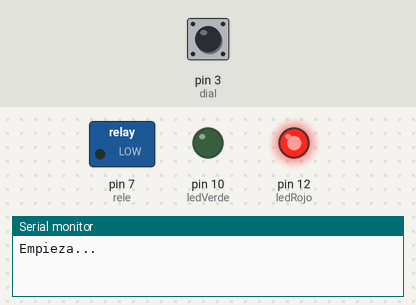
Bench run of a sketch on a simulated Arduino Uno, built with avr-gcc and run on an emulated ATmega328P. On the bench: switched loads named in the sketch (green lamp = pin HIGH), output pins drawn as LEDs (lit = HIGH), the last lines printed to the serial monitor. The inputs (shaded band) are chosen by the test bench; at power-on: pin 3 (dial) HIGH.

Above: at 1.2 s.
1.3 s: pin 3 (dial) pulled LOW for 0.15 s
At 3.6 s:
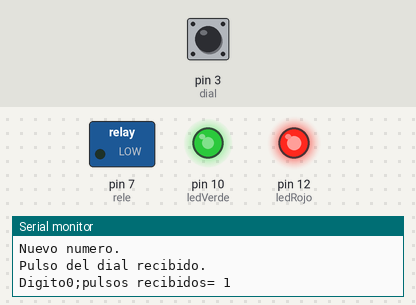
3.9 s: pin 3 (dial) pulled LOW for 1 s
At 4.7 s:
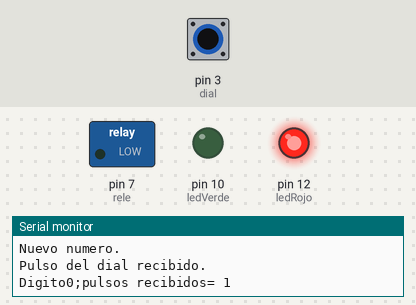
6.4 s: pin 3 (dial) pulled LOW for 0.15 s
At 7.3 s:
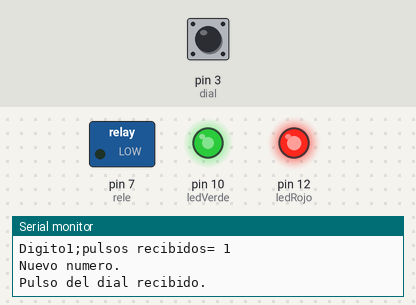
8.0 s: pin 3 (dial) pulled LOW for 3.2 s
At 14.7 s:
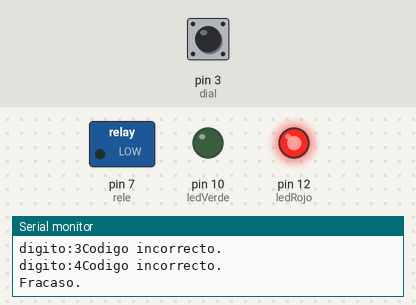
Timing chart, 0 to 15.1 s (numbered marks = the images above; inputs shaded):
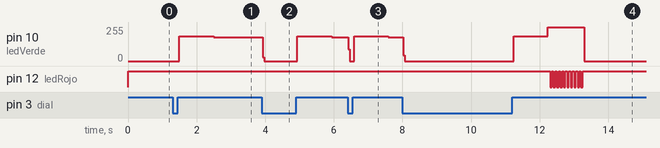

Measured:
- after the input at 1.3 s, pin 10 (ledVerde): 0/255 → 185/255 after 0.19 s, → 179/255 1.0 s later
- after the input at 3.9 s, pin 10 (ledVerde): 179/255 → 0/255 at once, → 185/255 1.0 s later, → 179/255 1.0 s later
- after the input at 6.4 s, pin 10 (ledVerde): 179/255 → 0/255 at once, → 185/255 0.17 s later, → 179/255 1.0 s later
- after the input at 8.0 s, pin 10 (ledVerde): 179/255 → 0/255 at once, → 185/255 3.2 s later, → 255/255 1.0 s later, → 0/255 1.1 s later; pin 12 (ledRojo): alternates HIGH for 0.05 s and LOW for 0.05 s, 20 changes in all, then stays HIGH, starting after 4.3 s

The sketch:

ARD_gondola_dial_rotatorio.ino
```cpp
/*

ARDGondolaDialRotatorio...

LED Verde en el pin D9.
LED Rojo en el pin D10.

Rele en el pin D8

Dial entre el pin D2 y GND directamente (NC, PULL UP).

*/

#include <avr/wdt.h>   // WatchDog

// Tiempos.
const unsigned long tiempoMarcado=10000UL;                // Milisegundos de NO actividad. (UL=Unsigned Long).
const unsigned long tiempoPorNumero=1000UL;               // Milisegundos de NO actividad (para un solo digito).
const unsigned long dialDecay=50UL;                       // Es el decaimimento de cada pulso, tiempo que se da para otro mas.(Debounce).
const unsigned long tiempoApertura=1000000UL;             // Tiempo de apertura (si se acierta). Puesto 16 minutos aprox.

// Codigo.
const int digitosCodigo=4;                                // Numero de digitos del codigo.
const int codigo[digitosCodigo]={6,4,0,3};  //codigo              // Codigo.


// Definicion pines.
const byte rele=7;                                        // Pin de salida, rele.
const byte ledVerde=10;                                   // Pin de salida, led.
const byte ledRojo=12;                                    // Pin de salida, led.
const byte dial=3;                                        // Pin de entrada, dial.


// Funciones booleanas.
boolean marcando=false;                                   // ¿Se esta usando el dial?.
boolean numeroMarcado=false;                              // ¿Un numero?.
boolean faseAcierto=false;                                // ¿Se acerto el codigo?.


// Tiempos de feedback.(No constantes).
unsigned long pulsoRecibidoMs=0;                          // Pulso recibido hace cero milisegundos.
unsigned long aciertoEmpezoMs=0;                          // Se acerto hace cero milisegundos.

// Enteros y booleanos no constantes.
int numeroPulsosDigitoActual=0;                           // Numero de pulsos recibidos del presente digito.
int indiceDigitoActual=0;                                 // Indice del digito, que lugar ocupa en la secuencia.
boolean dialPrevio;                                       // ¿Numero anterior?.
boolean dialActual;                                       // ¿Numero nuevo?.
int lecturas[digitosCodigo];                              // Array de lecturas, resultados.


void setup(){                                             // Configuracion.
wdt_disable();
Serial.begin(9600);                                       // Comienza comunicacion serial(debug).

pinMode(ledVerde,OUTPUT);                                 // Pin salida, LED Verde.
pinMode(ledRojo,OUTPUT);                                  // Pin salida, LED Rojo.
pinMode(rele,OUTPUT);                                     // Pin salida, rele.
pinMode(dial,INPUT_PULLUP);                               // Pin entrada, Dial.Pullup por ser NC=PULL_UP y NO=PULL_DOWN (esto se hace en analogico).

dialPrevio=digitalRead(dial);                             // Lectura del dial se convierte en el numero anterior.

Serial.println("Empieza...");                             // Imprime por el monitor serial:"Empieza...".
wdt_enable(WDTO_250MS); // WatchDog cada 250ms
}


void loop(){                                              // Ciclo de programa.
 wdt_reset();
digitalWrite(ledRojo,HIGH);                               // Enciende el LED Rojo, para status. La maquina va.
digitalWrite(ledVerde,LOW);                               // LED Verde Apagado.

 wdt_reset();
if(faseAcierto){                                          // Si el codigo es correcto...
  if(millis()-aciertoEmpezoMs<tiempoApertura){            // y mientras se este dentro del tiempo limite...
     wdt_reset();
    digitalWrite(ledVerde,HIGH);                          // enciende el LED Verde...
    digitalWrite(ledRojo,LOW);                            // ...apaga el LED Rojo...
    digitalWrite(rele,HIGH);                              // ..y activa el rele.
  }
  else{                                                     // De otra manera...
     wdt_reset();
    digitalWrite(ledVerde,LOW);                             // el LED Verde apagado...
    digitalWrite(ledRojo,HIGH);                             // ...el LED Rojo encendido..
    digitalWrite(rele,LOW);                                 // ...y el rele desactivado.
    faseAcierto=false;                                      // No se ha acertado.
    Serial.println("Fin del periodo de acierto.");          // Imprime por el monitor serial:"Fin del periodo de acierto".
}
}
if(marcando)digitalWrite(ledVerde,digitalRead(dial));     // Si se esta marcando, el LED parpadea a la vez que el dial.
 wdt_reset();
if(marcando&&millis()-pulsoRecibidoMs>tiempoMarcado){     // Si se superan los tiempos de marcado, se abandona la sesion, se resetea..
    wdt_reset();
   marcando=false;                                        // No se esta marcando.
   numeroMarcado=false;                                   // Ningun numero.
   numeroPulsosDigitoActual=0;                            // Ningun pulso se ha dado...(Reset).
   for (int i=0;i<10;i++){                                // Bucle para blink del LED Rojo, para saber que se ha superado el tiempo de marcado.
        wdt_reset();
       digitalWrite(ledRojo,LOW);                         // Apaga LED Rojo.
       delay(50);                                         // Delay 50 milisegundos.
       digitalWrite(ledRojo,HIGH);                        // Enciende LED Rojo.
       delay(50);                                         // Delay 50 milisegundos.
       wdt_reset();
}

Serial.println("Se ha alcanzado el tiempo limite.");      // Imprime por el monitor serial:"Se ha alcanzado el tiempo limite.".
}

if(numeroMarcado&&millis()-pulsoRecibidoMs>tiempoPorNumero){  // Si se acabo tiempo entre pulsos.
 wdt_reset();
   if(numeroPulsosDigitoActual==10){                          //El cero son 10 pulsos, tan solo se cambia ese valor.
     numeroPulsosDigitoActual=0;
 wdt_reset();
}
   if(numeroPulsosDigitoActual==11){                          // Proteccion contra error mecanico del dial...solo para el cero
     numeroPulsosDigitoActual=0;
}
 wdt_reset();
Serial.println();
Serial.print("Digito");                                   // Imprime por el monitor serial:"Digito".
Serial.print(indiceDigitoActual);                         // Imprime por el monitor serial el indice del digito actual.
Serial.print(";pulsos recibidos= ");                      // Imprime por el monitor serial:"pulsos recibidos=".
Serial.println(numeroPulsosDigitoActual);                 // Imprime por el monitor serial el numero de pulsos que es igual al numero salvo el cero(10 pulsos).

lecturas[indiceDigitoActual]=numeroPulsosDigitoActual;    // Se llena el array de lecturas con el numero de pulsos.

if(indiceDigitoActual+1==digitosCodigo){                  // Se cuenta de 0 a 6, por la sustraccion, y se acaba la sesion.
   Serial.println("Marcado terminado.");                  // Imprime por el monitor serial:"Marcado Terminado.".
    wdt_reset();
marcando=false;                                           // No se esta marcando.
boolean acierto=true;                                     // Funcion booleana acierto (=true).
 wdt_reset();
for(int i=0;i<digitosCodigo;i++){                         // Bucle para comparacion de lecturas y codigo.
  if(codigo[i]==lecturas[i]){                             // Si el codigo es igual a la lectura...(boolean acierto no cambia).
     wdt_reset();
    Serial.print("digito:");                              // Imprime por el monitor serial los digitos correctos del codigo.
    Serial.print(i+1);
    Serial.println("Codigo correcto.");
  }
  else{                                                   // De otra manera..
    Serial.print("digito:");                              // Imprime por el monitor serial los digitos incorrectos del codigo.
    Serial.print(i+1);
    Serial.println("Codigo incorrecto.");
    wdt_reset();
    acierto=false;                                        //...si cambia el valor de boolean acierto=false.(El codigo no es correcto).
  }
}
if(acierto){                                              // Si se acierta...
  Serial.println("Acierto.");                             // Imprime por el monitor serial:"Acierto.".
  faseAcierto=true;                                       // Empieza fase de acierto.(boolean).
   wdt_reset();
  aciertoEmpezoMs=millis();                               // El acierto empezo hace....milisegundos (desde el principio).
}
else{                                                     // De otra manera, si no se acierta...
  for (int i=0;i<10;i++){                                 // Bucle:El LED Rojo parpadea 10 veces como aviso de fallo en el codigo.
    digitalWrite(ledRojo,LOW);                            // Apaga el LED Rojo.
     wdt_reset();
    delay(50);                                            // Delay de 50 milisegundos.
    digitalWrite(ledRojo,HIGH);                           // Enciende el LED Rojo.
    delay(50);                                            // Delay de 50 milisegundos.
  }

  Serial.println("Fracaso.");                              // Imprime por el monitor serial:"Fracaso.".
}
Serial.println();
Serial.println();
Serial.println();
 wdt_reset();
}
numeroMarcado=false;                 // Aqui chequea si es correcto...
indiceDigitoActual++;                // ...uno por uno.
}
dialActual=digitalRead(dial);        // El nuevo numero es la nueva lectura.

if(dialActual!=dialPrevio&&dialActual==HIGH&&millis()-pulsoRecibidoMs>dialDecay){   // Si el nuevo no es como el anterior, y nuevo existe, y el tiempo es mayor que el decay
  if(!marcando){                                        // Si no se esta marcando....
    Serial.println();
    Serial.println();
    Serial.println("Empieza el marcado.");              // Imprime en el monitor serial:"Empieza el marcado.".
    wdt_reset();
    marcando=true;                                      // ...se esta marcando. xD.
    indiceDigitoActual=0;                               // Se vuelve al primer digito...
    numeroMarcado=false;                                // y se fuerza el reseteo.
  }
  if(!numeroMarcado){                                   // Si no hay numero nuevo....
    Serial.println();
    Serial.println("Nuevo numero.");                    // Imprime en el monitor serial:"Nuevo numero.".
     wdt_reset();
    numeroMarcado=true;                                 // ...hay numero nuevo.xD.
    numeroPulsosDigitoActual=0;                         // Se resetea el numero de pulsos.
  }
  Serial.println("Pulso del dial recibido.");           // Imprime por el monitor:"Pulso del dial recibido.".
  pulsoRecibidoMs=millis();                             // Milisegundos desde el inicio hace que se recibieron.
  numeroPulsosDigitoActual++;                           // Incremento del numero de pulsos.
}
 wdt_reset();
dialPrevio=dialActual;
}
```
